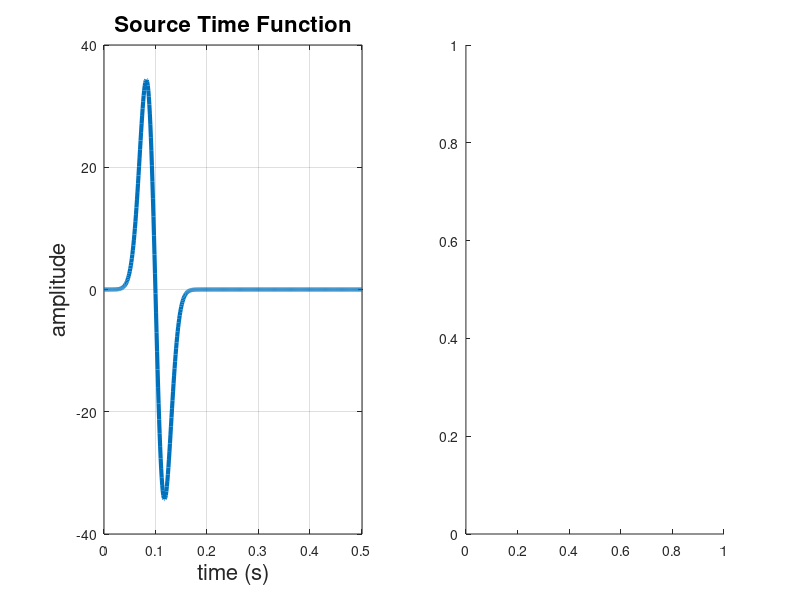

Write MATLAB code to recreate this figure. (Note: this script raises an error after producing the figure.)
% script to understand 2D acoustic wave propagation in a homogeneous medium
% note that the grid is uniform.
% this script demonstrates solution accuracy with 3 and 5 point finite difference operators
% Author: Marlon
clear; close all; clc; 
%% 
%--------------- set up domain and initialize parameters --------------
nx = 500;    % grid points in x-direction
nz= nx; 

dx = 1;      % sample spacing in x
dz = dx;     % sample spacing in z
c0 = 580.0;  % acoustic wave velocity, [m/s]

isx =nx/2;  % x,z location to inject stf
isz = isx; 

irx = 330;   % receiver location in x, z
irz = irx;  

nt = 502;    % num time steps 
dt = 0.001;  % time step, (s)

eps = c0* dt/ dx;    % CFL staility criterion 

%% 
%--------------- source time function --------------
fdominant = 40.0;     % dominant source time function frequency, [Hz]
tshift = 4.0/fdominant;   % source time shift, [s]


t1 = 0*dt; t2= nt*dt; 
time = linspace(t1, t2, nt);    % time vector, [s]
src = -2 *(time - tshift).*fdominant^2 .* exp(-1.0 * (fdominant^2) * (time - tshift).^ 2);   % stf (time domain)

srf_spectrum = fft(src); 

figure(1); clf 
subplot(121); 
plot(time, src, 'linewidth', 3); grid on;  
xlim([0 max(time)])
% label
fSize = 16; 
title('Source Time Function', 'fontsize', fSize)
xlabel('time (s)', 'fontsize', fSize); ylabel('amplitude', 'fontsize', fSize)

subplot(122)
df = dt/4; 
freq = fftfreq(nt, dt/4.0); 
plot(freq, abs(srf_spectrum), 'r-', 'linewidth', 3); grid on;
xlim([0 200])
title('frequency response', 'fontsize', fSize); xlabel('frequency (Hz)', 'fontsize', fSize);

%% 
%--------------- initialize pressure field, velocity field, computation domain --------------
p=zeros(nz, nx);                 % p(i) 
pold=zeros(nz, nx);              % p(i-1)
pnew=zeros(nz, nx);              % p(i+1) 
d2px=zeros(nz, nx);              % 2nd spactial derivative of p in x
d2pz=zeros(nz, nx);              % 2nd spatial derivative of p in z

c= zeros(nz, nx);                % velocity field
c= c + c0;                       % velocity model (here homogeneous)

x = 1:nx; x = x*dx; 
z = 1:nz; z = z*dz; 

seis=zeros(1, nt);               % seismometers 
%% 
% --------------2D acoustic green's function ----------
G    = zeros(size(time)); 
r    = sqrt((x(isx) - x(irx)).^2 + (z(isz) - z(irz)).^ 2); 

for it=1:nt
    if time(it)- (abs(x(irx)-x(isx)))/c0  >= 0 
        % construct green's function
        G(it) = (1/(2 * pi * c0^2)).*(1/sqrt((time(it)^ 2) - (r.^ 2 /(c0^ 2)))); 
    end 
end 

Gc = conv(abs(G), src*dt);
figure(1); clf 
plot(Gc); 
%% 
Gc = Gc(1:nt); 
lim = max(Gc); 

%% 
figure(2); clf 
% normalize both stf and green's function
plot(src./max(src)); hold on;  
plot(Gc./lim)







